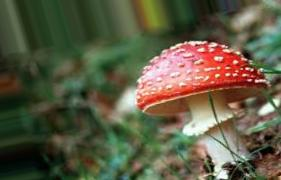
#> input picture Dataset/amanites/OIP__0_1081.jpeg, 281 x 180 px, found by its file name; its folder holds only this picture in this run
$ python generateNumpyFiles.py
#> lines starting #> are read from the running program, lines starting #| are printed output that depends on the picture
# IMPORT
import os
from PIL import Image
import numpy as np
from tqdm import tqdm

"""
# Classe permettant transformer notre base d'images en tableaux Numpy
"""


def launchConversion(pathData, pathNumpy, resizeImg, imgSize):
    """
    # Convertit des images en tableau numpy
    :param pathData: chemin ou sont les images
    :param pathNumpy: chemin ou sera enregistré le tableau Numpy
    :param resizeImg:
    :param imgSize:
    """
#> called with pathData = '.\\dataset', pathNumpy = '.\\numpy', resizeImg = True, imgSize = (50, 50)

    #Pour chaque classe
    for champiClasse in os.listdir(pathData):
        pathChampi = pathData + '\\' + champiClasse
        imgs = []

        #Pour chaque image d'une classe, on la charge, resize et transforme en tableau
        for imgChampi in tqdm(os.listdir(pathChampi), "Conversion de la classe : '{}'".format(champiClasse)):
            imgChampiPath = pathChampi + '\\' + imgChampi
            img = Image.open(imgChampiPath)
#> img is the input picture: PIL image 281x180 RGB; mean R, G, B 92.7, 90.2, 66.7
            img.load()
            if resizeImg == True:
                img = img.resize(size=imgSize)
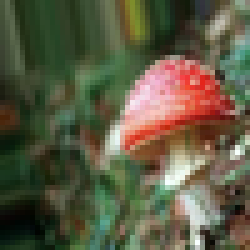
#> img: PIL image 50x50 RGB (shown 5 times larger); mean R, G, B 92.7, 90.2, 66.8

            data = np.asarray(img, dtype=np.float32)
            imgs.append(data)

        #Converti les gradients de pixels (allant de 0 à 255) vers des gradients compris entre 0 et 1
        imgs = np.asarray(imgs) / 255.

        #Enregistre une classe entiere en un fichier numpy
        np.save(pathNumpy + '\\ ' + champiClasse + '.npy', imgs)
#> pass 2 of the loop in launchConversion, `for champiClasse in os.listdir(pathData):`:
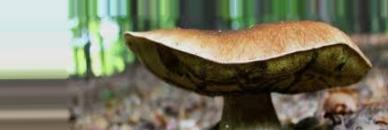
#> input picture Dataset/cepes/OIP__0_104.jpeg, 388 x 130 px, found by its file name
#> in launchConversion, img is the input picture: PIL image 388x130 RGB; mean R, G, B 120.2, 118.7, 97.4
#> in launchConversion, `img = img.resize(size=imgSize)`:
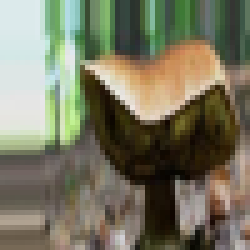
#> img: PIL image 50x50 RGB (shown 5 times larger); mean R, G, B 120.2, 118.7, 97.4


def main():
    """
    # Fonction main
    """

    pathNumpy = '.\\numpy'
    pathData = '.\\dataset'
    resizeImg = True
    imgSize = (50, 50)
    launchConversion(pathData, pathNumpy, resizeImg, imgSize)


if __name__ == '__main__':
    """
    # MAIN
    """
    main()
